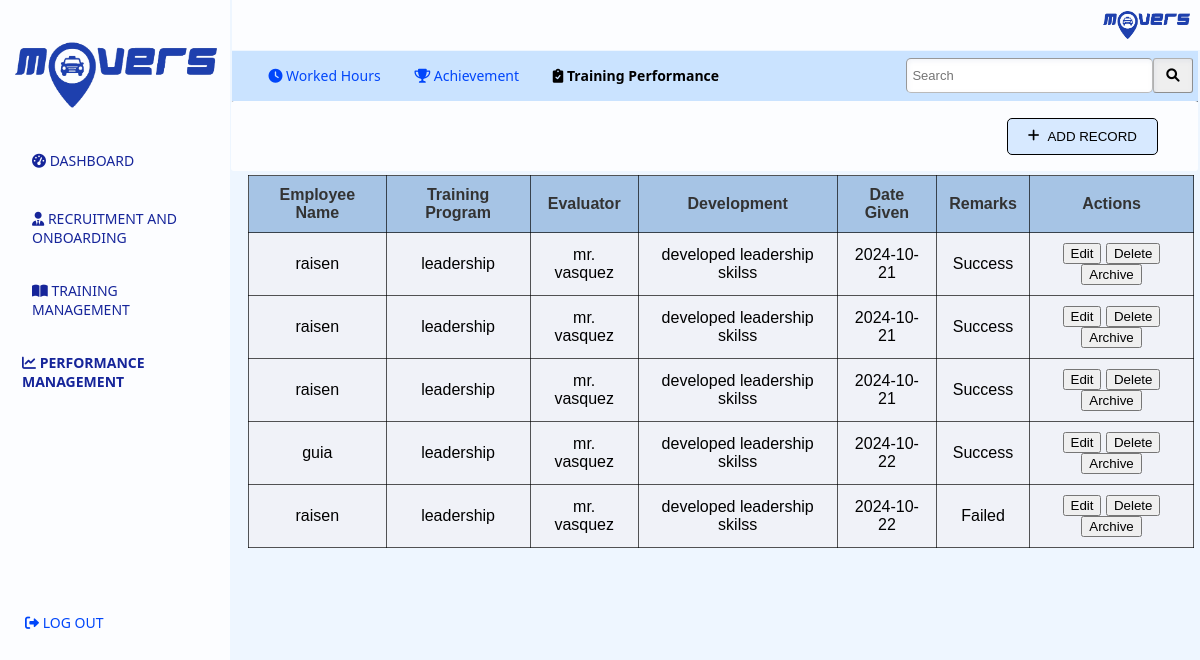
The page /training-performance.php (signed in) on the database its author committed.
### tables this page shows
CREATE TABLE `training_performance` (
  `id` int(11) NOT NULL,
  `employee_name` varchar(255) NOT NULL,
  `training_program` varchar(255) NOT NULL,
  `evaluator` varchar(255) NOT NULL,
  `remarks` text DEFAULT NULL,
  `date_given` date DEFAULT NULL,
  `actions` varchar(255) DEFAULT NULL,
  `development` text DEFAULT NULL
);

### Models/employee-record.php (the view, shortened to what this page needs)
<?php
$servername = "localhost";
$username = "root";
$password = "";
$dbname = "recruitmentdb";
$conn = new mysqli($servername, $username, $password, $dbname);
if ($_SERVER['REQUEST_METHOD'] === 'GET') {
    $sql = "SELECT id, employee_name, training_program, evaluator, development, date_given, remarks FROM training_performance";
    $result = $conn->query($sql);
    if ($result->num_rows > 0) {
        while ($row = $result->fetch_assoc()) {
            echo "<tr>
                    <td>" . htmlspecialchars($row["employee_name"]) . "</td>
                    <td>" . htmlspecialchars($row["training_program"]) . "</td>
                    <td>" . htmlspecialchars($row["evaluator"]) . "</td>
                    <td>" . htmlspecialchars($row["development"]) . "</td>
                    <td>" . htmlspecialchars($row["date_given"]) . "</td>
                    <td>" . htmlspecialchars($row["remarks"]) . "</td>
                    <td>
                        <button onclick='editRecord(" . $row["id"] . ")'>Edit</button>
                        <button onclick='deleteRecord(" . $row["id"] . ")'>Delete</button>
                        <button onclick='archiveRecord(" . $row["id"] . ")'>Archive</button>
                    </td>
                  </tr>";
        }
    } else {
        echo "<tr><td colspan='7'>No records found</td></tr>";
    }
}
?>

### css/training-performance.css (style rules this page uses)
body { background-color: #007bff11; }
th, td { padding: 10px 12px; text-align: center; border: 1px solid #000000a9; }
td { background-color: #f0f2f8; }
tbody tr:nth-child(even) { background-color: #D6EEEE; }
tbody tr:nth-child(odd) { background-color: #f0f2f8; }

### rows shown on the page
training_performance: employee_name "raisen", training_program "leadership", evaluator "mr. vasquez", development "developed leadership skilss", date_given "2024-10-21", remarks "Success"
training_performance: employee_name "raisen", training_program "leadership", evaluator "mr. vasquez", development "developed leadership skilss", date_given "2024-10-21", remarks "Success"
training_performance: employee_name "raisen", training_program "leadership", evaluator "mr. vasquez", development "developed leadership skilss", date_given "2024-10-21", remarks "Success"
training_performance: employee_name "guia", training_program "leadership", evaluator "mr. vasquez", development "developed leadership skilss", date_given "2024-10-22", remarks "Success"
training_performance: employee_name "raisen", training_program "leadership", evaluator "mr. vasquez", development "developed leadership skilss", date_given "2024-10-22", remarks "Failed"
